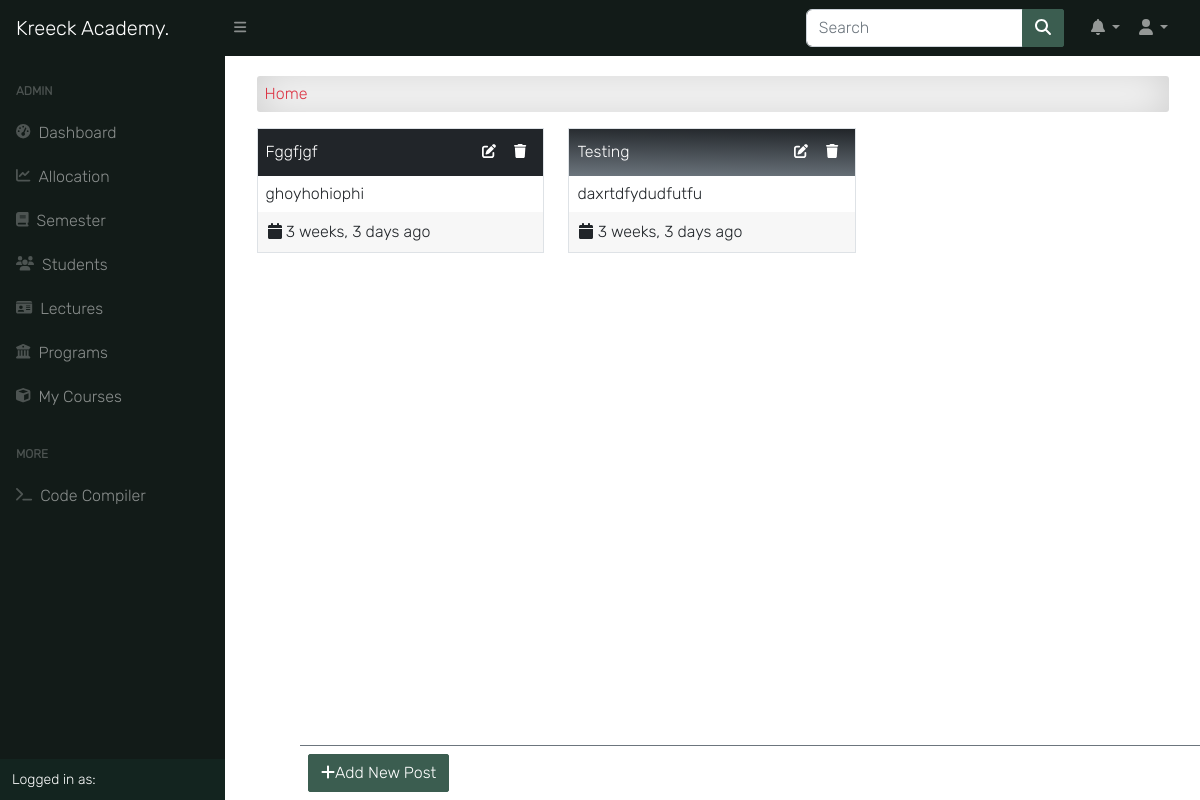
The app's page /dashboard/ (signed in), older data.
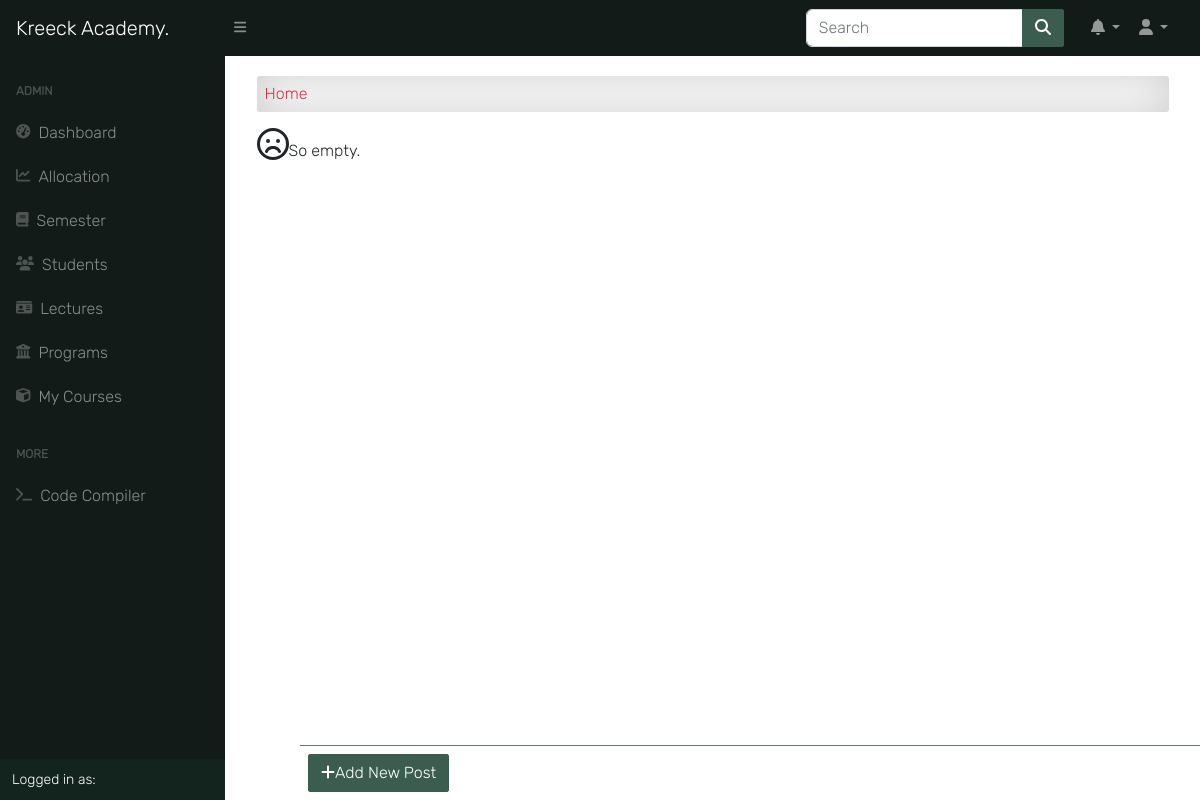
The same page, newer data.
### app/models.py (models this page shows, shortened)
class NewsAndEvents(models.Model):
    title = models.CharField(max_length=200, null=True)
    summary = models.TextField(max_length=200, blank=True, null=True)
    posted_as = models.CharField(choices=POST, max_length=10)
    updated_date = models.DateTimeField(auto_now=True, auto_now_add=False, null=True)
    upload_time = models.DateTimeField(auto_now=False, auto_now_add=True, null=True)
    objects = NewsAndEventsManager()

### app/views.py (the view)
# urls.py: path('dashboard/', home_view, name='home'),
@login_required
def home_view(request):
    items = NewsAndEvents.objects.all().order_by('-updated_date')
    context = {
        'title': "News & Events | Kreeck Academy",
        'items': items,
    }
    return render(request, 'app/index.html', context)

### app/models.py (called while the page is built)
    def get_queryset(self):
        return NewsAndEventsQuerySet(self.model, using=self._db)

    def all(self):
        return self.get_queryset()

### templates/app/index.html (shortened to what this page needs)
{% extends 'base.html' %}
{% block content %}
<div class="container">
    <div id="input-nav" class="p-2">Home</div>
    {% if request.user.is_superuser %}
    <div class="manage-wrap">
        <a class="btn btn-primary" href="{% url 'add_item' %}"><i class="fas fa-plus"></i>Add New Post</a>
    </div>
    {% endif %}
    {% if items %}
    <div class="row">
        {% for item in items %}
        <div class="col-md-4 mb-4">
            <div class="bg-white border">
                <div class="card-header-ne {% if item.posted_as == 'News' %}news{% else %}events{% endif %} p-2">
                    <span class="p-0">
                        {{ item.title|title }}
                    </span>
                    {% if request.user.is_superuser %}
                    <div class="dropdown">
                        <a href="{% url 'edit_post' pk=item.id %}" class="btn btn-sm" >
                            <i class="fa-solid fa-pen-to-square" style="color: #ffffff;"></i>
                        </a>
                        <a href="{% url 'delete_post' pk=item.id %}" class="btn btn-sm" >
                            <i class="fa-solid fa-trash" style="color: #ffffff;"></i>
                        </a>
                    </div>
                    {% endif %}
                </div>
                <div class="p-2">{{ item.summary }}</div>
                <div class="date-wrapper">
                    <i class="fa fa-calendar mr-2"></i>
                    {{ item.updated_date|timesince }} ago
                </div>
            </div>
        </div>
        {% endfor %}
    </div>
    {% else %}
    <p>
        <i class="far fa-frown fa-2x"></i>So empty.
    </p>
    {% endif %}
</div>
{% endblock content %}

Row changes from the older to the newer data that the page shows:
removed NewsAndEvents: title "Fggfjgf", summary "ghoyhohiophi", updated_date "3 weeks, 3 days", posted_as "News" (drawn)
removed NewsAndEvents: title "Testing", summary "daxrtdfydudfutfu", updated_date "3 weeks, 3 days", posted_as "Event" (drawn)
Text that changed along with them:
text now shown: "So empty."
